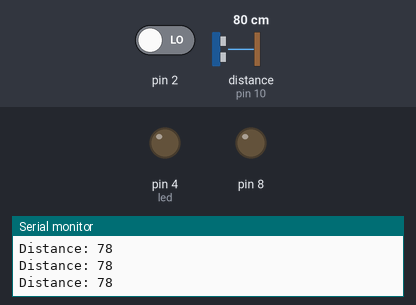
Recording of a sketch running on a simulated Arduino Uno, built with avr-gcc and run on an emulated ATmega328P. On the bench: output pins drawn as LEDs (lit = HIGH), the last lines printed to the serial monitor. Wiring (inferred from the names in the program): ultrasonic range finder: trigger pin 9; echo pin 10. Inputs (shaded band) come from the test bench; at power-on: distance to the obstacle (sensor on pin 10) 80 cm, pin 2 LOW. The echo pulse lasts 58.3 µs per cm; pins used as bus, display or sensor lines are not drawn.

Above: at 1.2 s.
1.3 s: distance to the obstacle (sensor on pin 10) set to 23 cm
2.8 s: distance to the obstacle (sensor on pin 10) set to 18 cm
At 3.1 s:
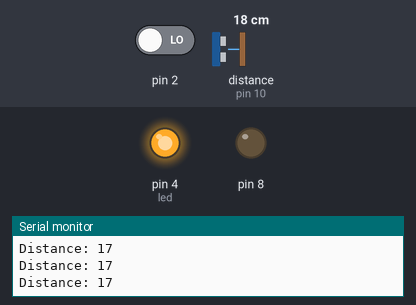
4.3 s: pin 2 driven HIGH
At 4.9 s:
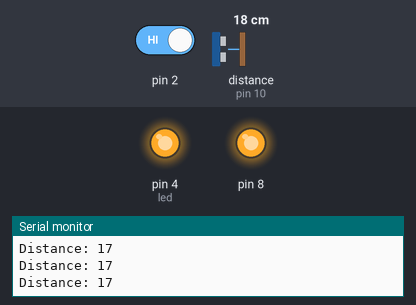
Timing chart, 0 to 7.3 s (numbered marks = the images above; inputs shaded):
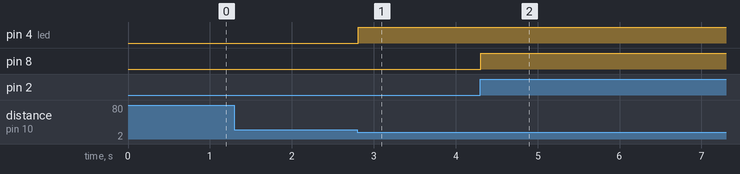

Measured:
- the behaviour switches between 21 and 20 cm on distance to the obstacle (sensor on pin 10) (found by bisection; images 0 and 1)
- after the input at 2.8 s, pin 4 (led): LOW → HIGH at once
- after the input at 4.3 s, pin 8: LOW → HIGH at once

The sketch:

Motion_Sensor_Final.ino
```cpp
int motion = 0;
// defines pins numbers
const int trig = 9;
const int echo = 10;
const int led = 4;

// defines variables
long duration;
int distance;
int safetyDistance;
void setup() {
  // put your setup code here, to run once:
pinMode(2, INPUT);
pinMode(8,OUTPUT);
pinMode(trig, OUTPUT); // Sets the trigPin as an Output
pinMode(echo, INPUT); // Sets the echoPin as an Input
pinMode(led, OUTPUT);
Serial.begin(9600); // Starts the serial communication
}
void loop()
{
  // put your main code here, to run repeatedly:
motion = digitalRead(2);
if (motion == HIGH) {
  digitalWrite(8, HIGH);
  delay(5000);
}
else {
  digitalWrite(8, LOW);
}
// Clears the trigPin
digitalWrite(trig, LOW);
delayMicroseconds(2);

// Sets the trigPin on HIGH state for 10 micro seconds
digitalWrite(trig, HIGH);
delayMicroseconds(10);
digitalWrite(trig, LOW);

// Reads the echoPin, returns the sound wave travel time in microseconds
duration = pulseIn(echo, HIGH);

// Calculating the distance
distance= duration*0.034/2;

safetyDistance = distance;
if (safetyDistance > 20){
  digitalWrite(led, LOW);
}
if (safetyDistance > 10 && safetyDistance < 20)
{
  digitalWrite(led, HIGH);
}

// Prints the distance on the Serial Monitor
Serial.print("Distance: ");
Serial.println(distance);
}
```
